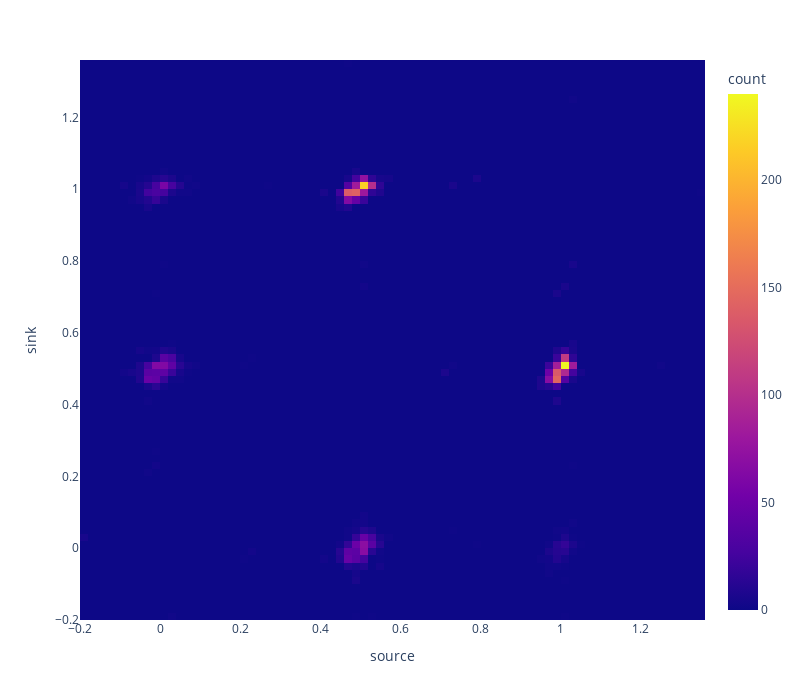

The cell this chart's notebook holds for it:
### Code cell
tdf = pd.DataFrame(data={'source':transitions[:,0], 'sink':transitions[:,1]})
f = px.density_heatmap(tdf, x='source', y='sink', nbinsx=100, nbinsy=100, width=800, height=700)
f.write_html('heatmap_5000.html')
f

### Figure 1 — Plotly figure (JSON) as saved in the notebook; plotly's stock layout.template omitted (floating-point values rounded to 4 significant figures; data arrays with more than 128 entries replaced by an {"elided": "..."} marker saying what was removed)
{"data": [{"coloraxis": "coloraxis", "hovertemplate": "source=%{x}<br>sink=%{y}<br>count=%{z}<extra></extra>", "name": "", "nbinsx": 100, "nbinsy": 100, "type": "histogram2d", "x": {"elided": "4219 float values"}, "xaxis": "x", "xbingroup": "x", "y": {"elided": "4219 float values"}, "yaxis": "y", "ybingroup": "y"}], "layout": {"coloraxis": {"colorbar": {"title": {"text": "count"}}, "colorscale": [[0, "#0d0887"], [0.1111, "#46039f"], [0.2222, "#7201a8"], [0.3333, "#9c179e"], [0.4444, "#bd3786"], [0.5556, "#d8576b"], [0.6667, "#ed7953"], [0.7778, "#fb9f3a"], [0.8889, "#fdca26"], [1, "#f0f921"]]}, "height": 700, "legend": {"tracegroupgap": 0}, "margin": {"t": 60}, "width": 800, "xaxis": {"anchor": "y", "domain": [0, 1], "title": {"text": "source"}}, "yaxis": {"anchor": "x", "domain": [0, 1], "title": {"text": "sink"}}}}
